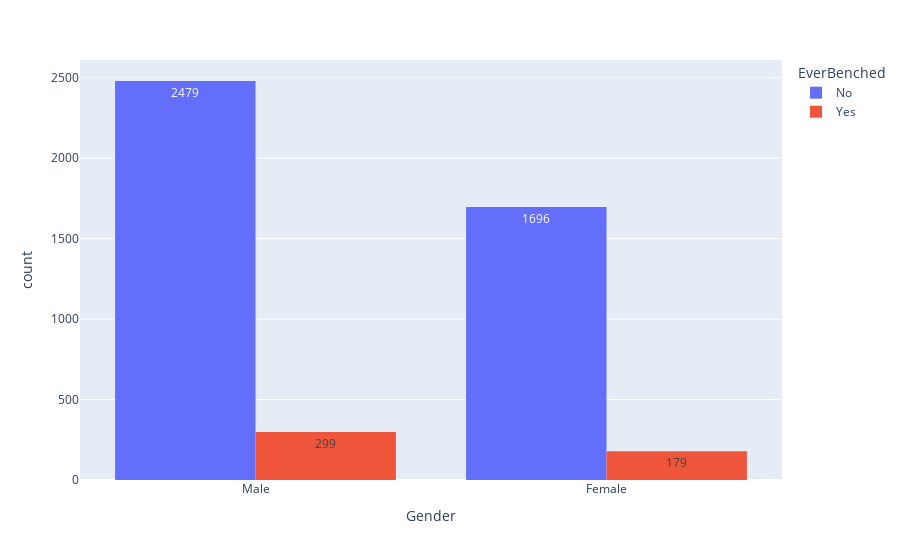

Notebook code for this chart:
### Code cell
px.histogram(data_frame=df , x ="Gender" , color="EverBenched" ,barmode='group' , text_auto=True)

### Figure 1 — Plotly figure (JSON) as saved in the notebook; plotly's stock layout.template omitted (floating-point values rounded to 4 significant figures; data arrays with more than 128 entries replaced by an {"elided": "..."} marker saying what was removed)
{"data": [{"alignmentgroup": "True", "bingroup": "x", "hovertemplate": "EverBenched=No<br>Gender=%{x}<br>count=%{y}<extra></extra>", "legendgroup": "No", "marker": {"color": "#636efa", "pattern": {"shape": ""}}, "name": "No", "offsetgroup": "No", "orientation": "v", "showlegend": true, "texttemplate": "%{value}", "type": "histogram", "x": {"elided": "4175 str values"}, "xaxis": "x", "yaxis": "y"}, {"alignmentgroup": "True", "bingroup": "x", "hovertemplate": "EverBenched=Yes<br>Gender=%{x}<br>count=%{y}<extra></extra>", "legendgroup": "Yes", "marker": {"color": "#EF553B", "pattern": {"shape": ""}}, "name": "Yes", "offsetgroup": "Yes", "orientation": "v", "showlegend": true, "texttemplate": "%{value}", "type": "histogram", "x": {"elided": "478 str values"}, "xaxis": "x", "yaxis": "y"}], "layout": {"barmode": "group", "legend": {"title": {"text": "EverBenched"}, "tracegroupgap": 0}, "margin": {"t": 60}, "xaxis": {"anchor": "y", "domain": [0, 1], "title": {"text": "Gender"}}, "yaxis": {"anchor": "x", "domain": [0, 1], "title": {"text": "count"}}}}
